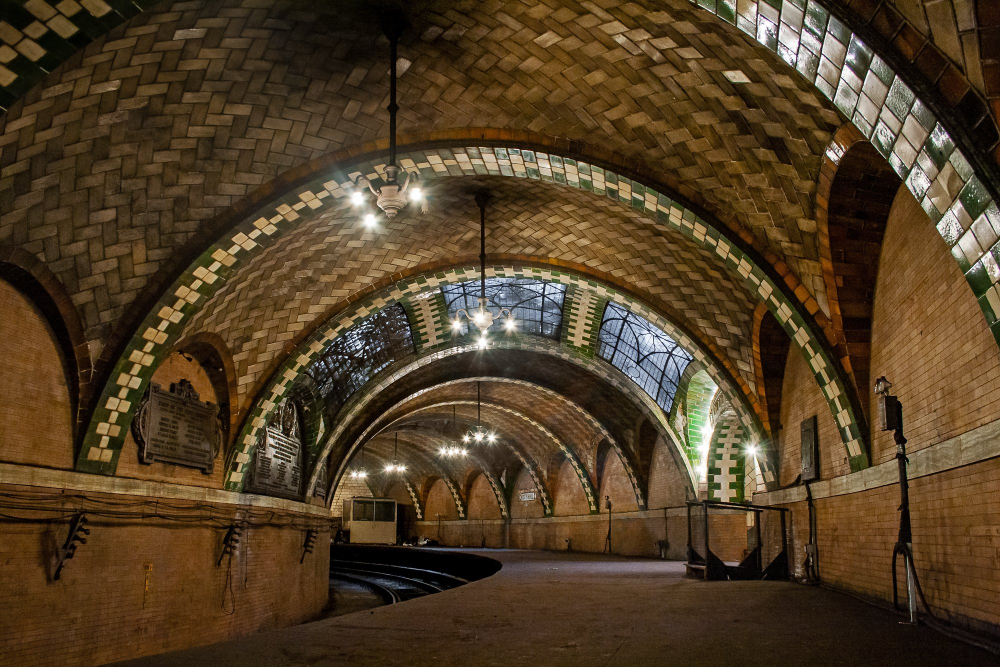
#> input picture mmdeshon/Crop_image/CH-Subway.jpg, 2000 x 1334 px (shown at 1/2 size)
$ python main.py
#> lines starting #> are read from the running program, lines starting #| are printed output that depends on the picture
### mmdeshon/Crop_image/Resizer.py
from PIL import Image
from random import randint


class BaseImage:

    @classmethod
    def __init__(cls):
        with Image.open('CH-Subway.jpg') as img:
            cls.img = img.copy()
        with open('CH-Subway.jpg') as img_for_name:
            cls.img_name = img_for_name.name[:-4]


class ConvertToImage(BaseImage):
    def __init__(self, path):
        super().__init__()
        resized_name = f'{self.img_name}_{randint(100,999)}_600*600.png'
        self.img.resize((600, 600)).save(f'images/{path}/{resized_name}')


class ConvertToIcon(BaseImage):
    def __init__(self, path):
#> called with path = '2026/11'
        super().__init__()
#> in __init__, img is the input picture: PIL image 2000x1334 RGB; mean R, G, B 81, 61.7, 37.1
        resized_name = f'{self.img_name}_{randint(100,999)}_300*300.png'
        self.img.resize((300, 300)).save(f'icons/{path}/{resized_name}')
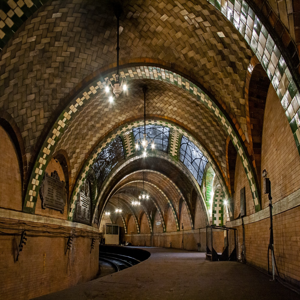
#> saved as CH-Subway_964_300*300.png: PIL image 300x300 RGB; mean R, G, B 81, 61.7, 37.2

### mmdeshon/Crop_image/main.py
import os
import datetime
# from os.path import exists
from Resizer import ConvertToImage, ConvertToIcon


class PathGenerator:

    @classmethod
    def generate_path(cls):
        dt = datetime.date.today()
        year = dt.year
        month = dt.month
        for directory in ['icons', 'images']:
            if not os.path.exists(f'{directory}/{year}'):
                os.mkdir(f'{directory}/{year}')
                os.mkdir(f'{directory}/{year}/{month}')

            elif os.path.exists(f'{directory}/{year}'):
                if not os.path.exists(f'{directory}/{year}/{month}'):
                    os.mkdir(f'{directory}/{year}/{month}')
        return f'{year}/{month}'


if __name__ == '__main__':
    path = PathGenerator.generate_path()
    icon_converter_test = ConvertToIcon(path=path)
    image_converter_test = ConvertToImage(path=path)
#> in __init__, `self.img.resize((600, 600)).save(f'images/{path}/{resized_name}')`:
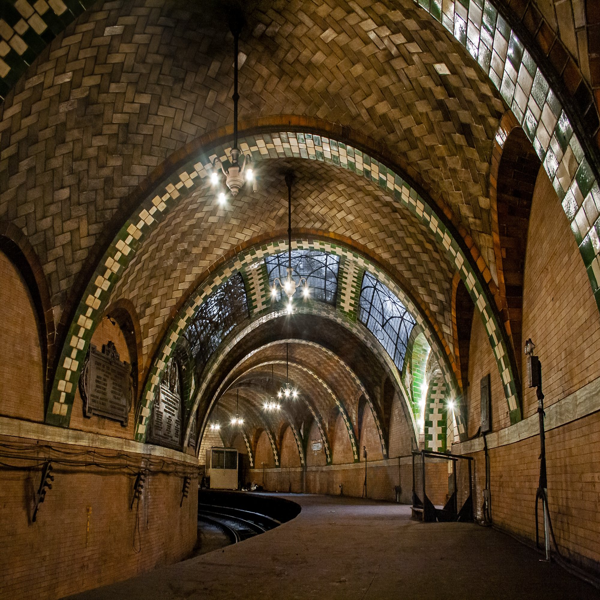
#> saved as CH-Subway_494_600*600.png: PIL image 600x600 RGB; mean R, G, B 81, 61.7, 37.2
